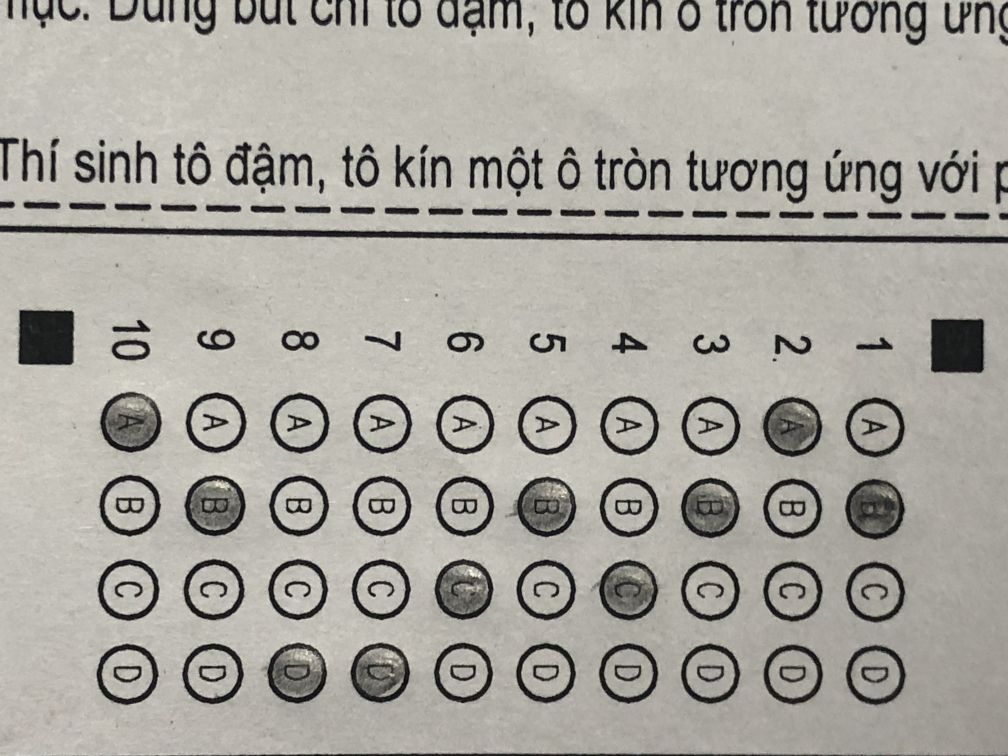
#> input picture IMG_6009.JPG, 4032 x 3024 px (shown at 1/4 size)
$ python contor.py
#> lines starting #> are read from the running program, lines starting #| are printed output that depends on the picture; after the words box and inside, x2 and y2 are one past the last pixel; in counts of white or black regions, pixels touching at a corner belong together
### utils.py
import cv2
import numpy as np


## TO STACK ALL THE IMAGES IN ONE WINDOW
def stackImages(imgArray, scale, lables=[]):
    rows = len(imgArray)
    cols = len(imgArray[0])
    rowsAvailable = isinstance(imgArray[0], list)
    width = imgArray[0][0].shape[1]
    height = imgArray[0][0].shape[0]
    if rowsAvailable:
        for x in range(0, rows):
            for y in range(0, cols):
                imgArray[x][y] = cv2.resize(imgArray[x][y], (0, 0), None, scale, scale)
                if len(imgArray[x][y].shape) == 2: imgArray[x][y] = cv2.cvtColor(imgArray[x][y], cv2.COLOR_GRAY2BGR)
        imageBlank = np.zeros((height, width, 3), np.uint8)
        hor = [imageBlank] * rows
        hor_con = [imageBlank] * rows
        for x in range(0, rows):
            hor[x] = np.hstack(imgArray[x])
            hor_con[x] = np.concatenate(imgArray[x])
        ver = np.vstack(hor)
        ver_con = np.concatenate(hor)
    else:
        for x in range(0, rows):
            imgArray[x] = cv2.resize(imgArray[x], (0, 0), None, scale, scale)
            if len(imgArray[x].shape) == 2: imgArray[x] = cv2.cvtColor(imgArray[x], cv2.COLOR_GRAY2BGR)
        hor = np.hstack(imgArray)
        hor_con = np.concatenate(imgArray)
        ver = hor
    if len(lables) != 0:
        eachImgWidth = int(ver.shape[1] / cols)
        eachImgHeight = int(ver.shape[0] / rows)
        # print(eachImgHeight)
        for d in range(0, rows):
            for c in range(0, cols):
                cv2.rectangle(ver, (c * eachImgWidth, eachImgHeight * d),
                              (c * eachImgWidth + len(lables[d]) * 13 + 27, 30 + eachImgHeight * d), (255, 255, 255),
                              cv2.FILLED)
                cv2.putText(ver, lables[d], (eachImgWidth * c + 10, eachImgHeight * d + 20), cv2.FONT_HERSHEY_COMPLEX,
                            0.7, (255, 0, 255), 2)
    return ver


# [83 lines left out: functions reorder, rectContour, getCornerPoints, splitBoxes, drawGrid, showAnswers, not called in this run]

### contor.py
import cv2
import numpy as np
from utils import stackImages

def getContour(img):
    contours, hierarchy = cv2.findContours(img, cv2.RETR_EXTERNAL, cv2.CHAIN_APPROX_NONE)[-2:]
    for cnt in contours:
        area = cv2.contourArea(cnt)
        # print(area)
        cv2.drawContours(imgContour, cnt, -1, (255, 0, 0), 2)

        if area > 1350:
            cv2.drawContours(imgContour, cnt, -1, (255, 0, 0), 2)
            peri = cv2.arcLength(cnt, True)
            approx = cv2.approxPolyDP(cnt, 0.02*peri, True)
            objCor = len(approx)
            x, y, w, h = cv2.boundingRect(approx)
            if objCor == 4:
                aspRatio = w/float(h)
                if aspRatio >0.95 and aspRatio < 1.05:
                    objType="Rectangle"
            else: objType =''
            cv2.rectangle(imgContour, (x, y), (x+w, y+h), (0, 255, 0), 2)
            cv2.putText(imgContour, objType, (x+(w//2)-10, y+(h//2)-10), cv2.FONT_HERSHEY_COMPLEX, 0.5, (0,0,255), 2)


path = "IMG_6009.JPG"
img = cv2.imread(path)
#> img is the input picture: shape (3024, 4032, 3); mean B, G, R 157.3, 164.5, 167.1
img = cv2.resize(img, (600, 600))
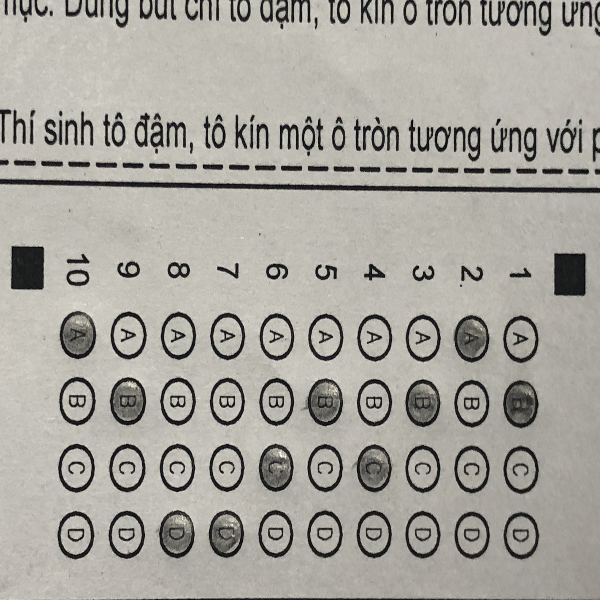
#> img: shape (600, 600, 3); mean B, G, R 157.2, 164.4, 167.1
imgContour = img.copy()

img_gray = cv2.cvtColor(img, cv2.COLOR_BGR2GRAY)
img_luv = cv2.cvtColor(img, cv2.COLOR_BGR2LUV)
#> img_luv: shape (600, 600, 3); mean of channels 0, 1, 2 170, 97.8, 141.9

img_blur = cv2.GaussianBlur(img_gray, (7, 7), 1)
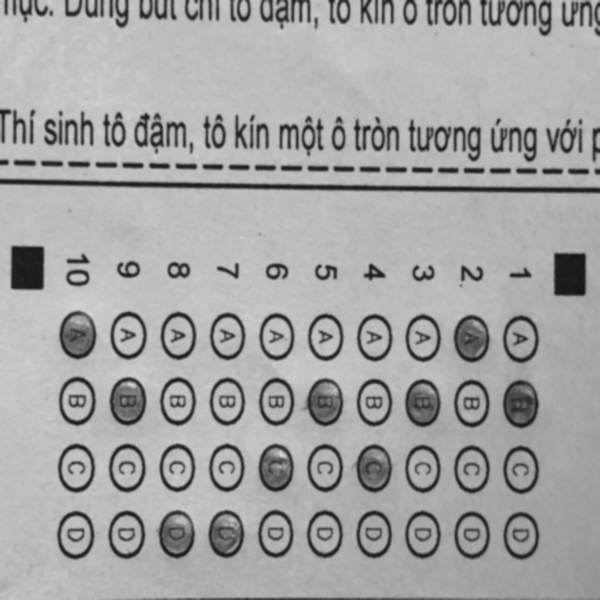
#> img_blur: shape (600, 600); min 22, max 219, mean 164.4
img_canny = cv2.Canny(img_blur, 200, 200)
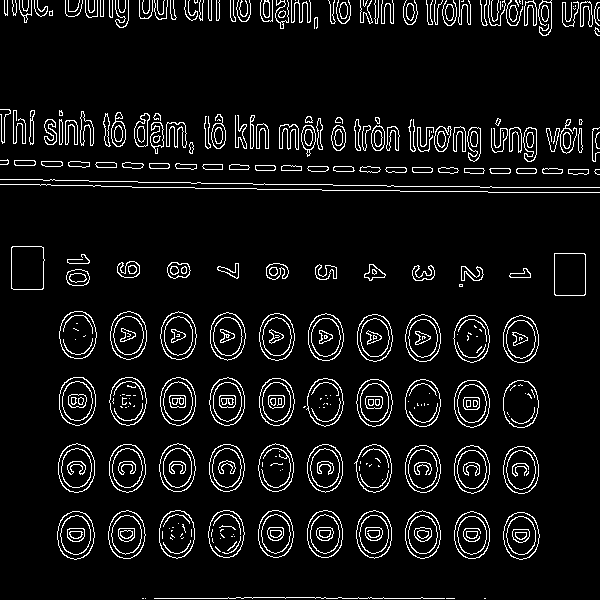
#> img_canny: shape (600, 600); 7% white in thin lines or dots
getContour(img_canny)
#> in getContour, `contours, hierarchy = cv2.findContours(img, cv2.RETR_EXTERNAL, cv2.CHA..`: contours = 208 contours, 90 with area under 20; largest, box (x1, y1, x2, y2) and area: (58, 443, 95, 493) 1416, (59, 377, 96, 426) 1410, (57, 511, 95, 560) 1406, (59, 311, 97, 359) 1394, (109, 444, 146, 493) 1394
#> the loop in getContour, `for cnt in contours:` made 208 passes
#> (area, peri, approx, objCor, x, y, w, h) on pass 60: (1374, 148.5, [[12, 246], [11, 288], [42, 289], [43, 247]], 4, 11, 246, 33, 44)
#> after the loop in getContour, `for cnt in contours:`:
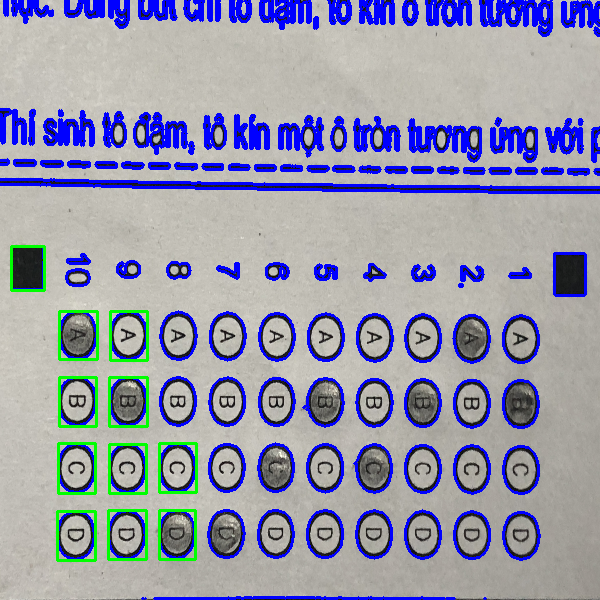
#> imgContour: shape (600, 600, 3); 13.43% of pixels changed, all inside (x1, y1, x2, y2) = (0, 0, 600, 600)

img_black = np.zeros_like(img)
img_stack = stackImages(([img, img_gray, img_blur],
                         [img_canny, imgContour, img_black]), 0.6)
#> after the loop in stackImages, `for x in range(0, rows):`: hor = 2 items
#> in stackImages, `ver = np.vstack(hor)`:
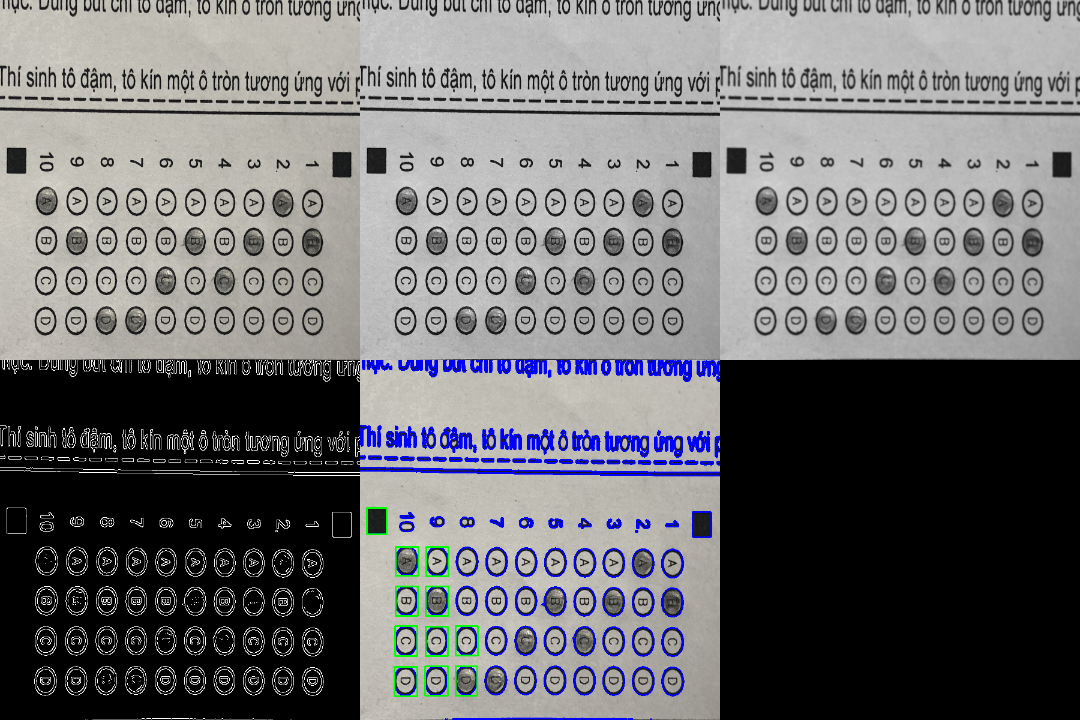
#> ver: shape (720, 1080, 3); mean of channels 0, 1, 2 112.6, 110.5, 110.7; drawn as B, G, R
cv2.imshow("stack image", img_stack)
cv2.waitKey(0)

$ run again, with IMG_6003.JPG copied over IMG_6009.JPG
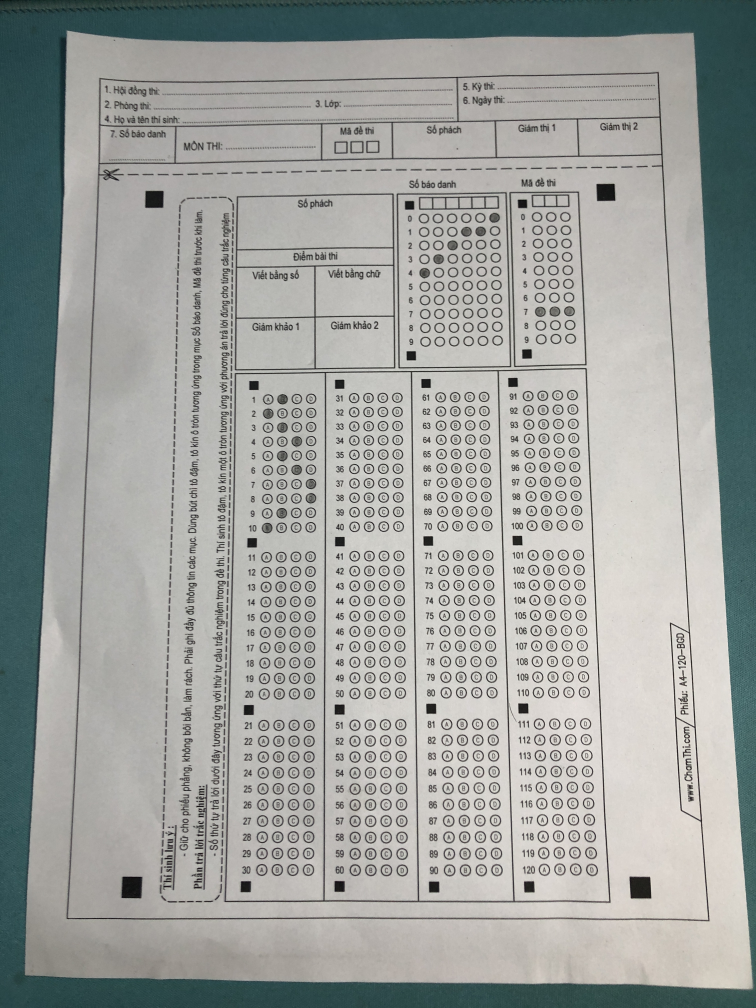
#> input picture IMG_6003.JPG, 3024 x 4032 px (shown at 1/4 size)
#> img is the input picture: shape (4032, 3024, 3); mean B, G, R 157.7, 161, 157.9
#> img: shape (600, 600, 3)
#> img_luv: shape (600, 600, 3); mean of channels 0, 1, 2 166, 95.7, 138.4
#> img_canny: shape (600, 600); 4.4% white in thin lines or dots
#> contours = 3013 contours, 2963 with area under 20; largest, box (x1, y1, x2, y2) and area: (499, 521, 517, 535) 202, (96, 521, 113, 535) 198, (473, 109, 489, 120) 143, (115, 113, 130, 124) 137, (340, 524, 349, 532) 49
#> the loop in getContour, `for cnt in contours:` made 3013 passes
#> area on passes 54 to 56: 47, 49, 46
#> after the loop in getContour, `for cnt in contours:`:
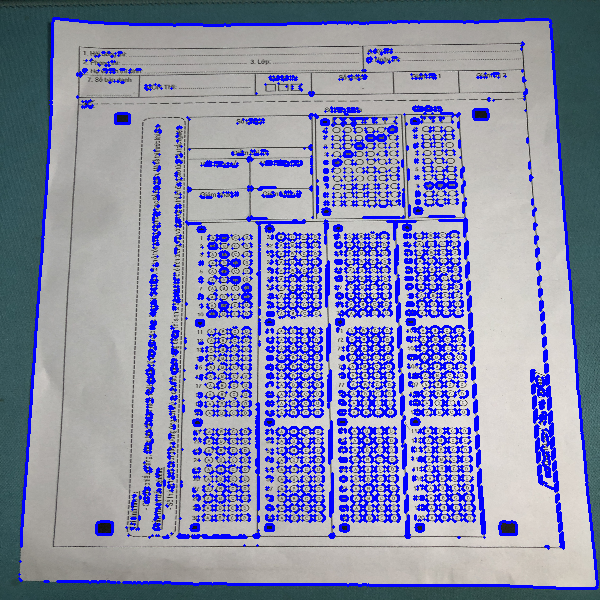
#> imgContour: shape (600, 600, 3); mean B, G, R 171.2, 139.2, 136
#> after the loop in stackImages, `for x in range(0, rows):`: hor = 2 items
#> in stackImages, `ver = np.vstack(hor)`:
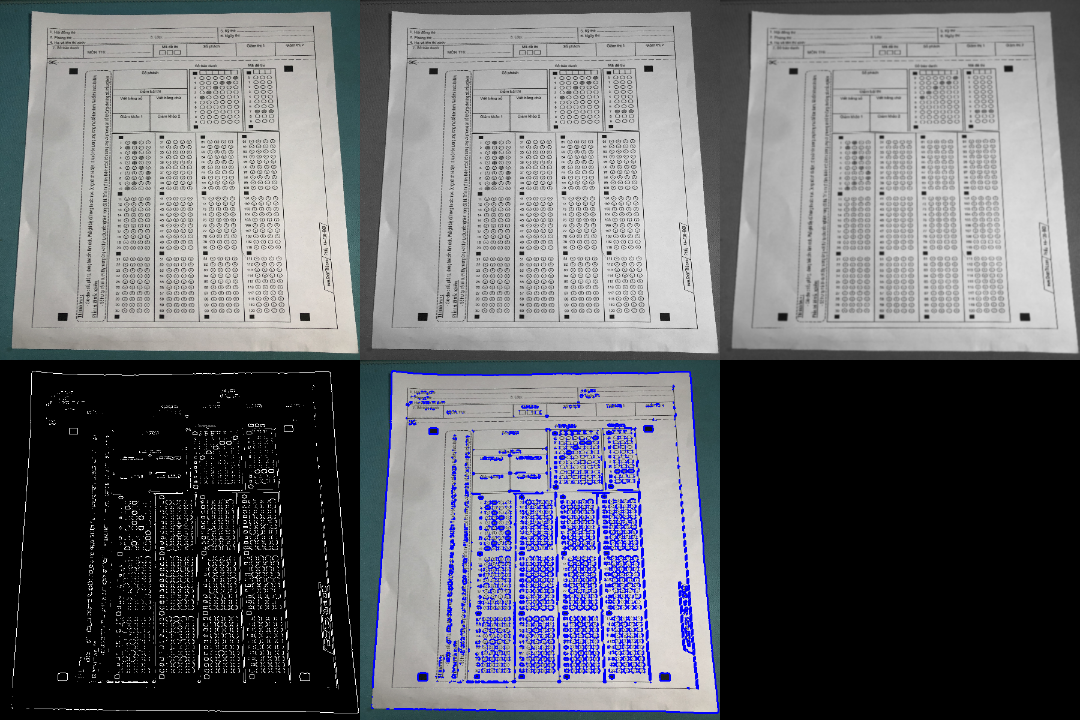
#> ver: shape (720, 1080, 3); mean of channels 0, 1, 2 109.8, 105, 104; drawn as B, G, R

$ run again, with IMG_6004.JPG copied over IMG_6009.JPG
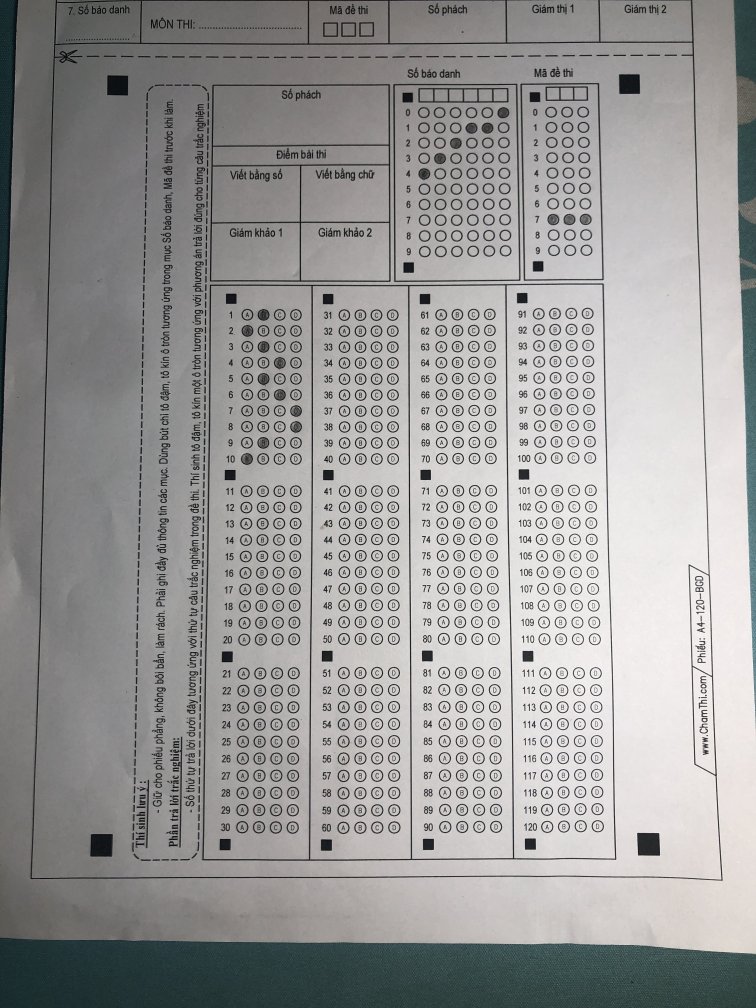
#> input picture IMG_6004.JPG, 3024 x 4032 px (shown at 1/4 size)
#> img is the input picture: shape (4032, 3024, 3); mean B, G, R 152.1, 152.9, 153.3
#> img: shape (600, 600, 3)
#> img_luv: shape (600, 600, 3); mean of channels 0, 1, 2 158.6, 96.7, 137.1
#> img_canny: shape (600, 600); 4.8% white in thin lines or dots
#> contours = 2684 contours, 2630 with area under 20; largest, box (x1, y1, x2, y2) and area: (71, 496, 90, 511) 232, (505, 495, 525, 509) 214, (84, 44, 102, 58) 197, (491, 43, 508, 57) 197, (281, 307, 292, 316) 71
#> the loop in getContour, `for cnt in contours:` made 2684 passes
#> area on passes 31 to 33: 43.5, 52.5, 52
#> after the loop in getContour, `for cnt in contours:`:
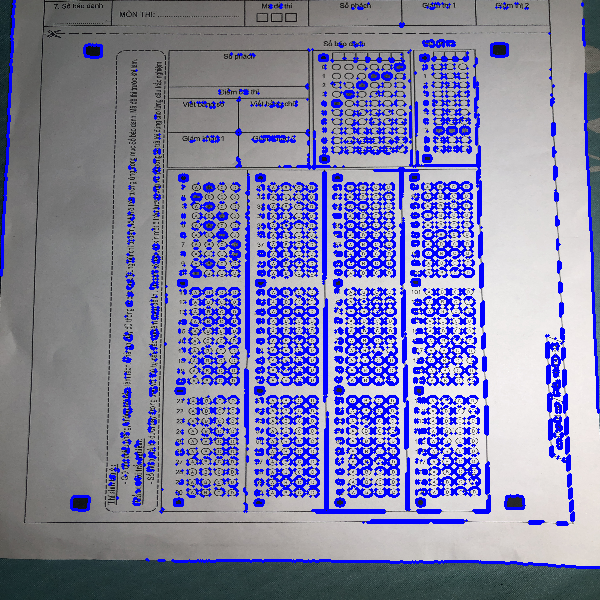
#> imgContour: shape (600, 600, 3); mean B, G, R 165.9, 130, 130.2
#> after the loop in stackImages, `for x in range(0, rows):`: hor = 2 items
#> in stackImages, `ver = np.vstack(hor)`:
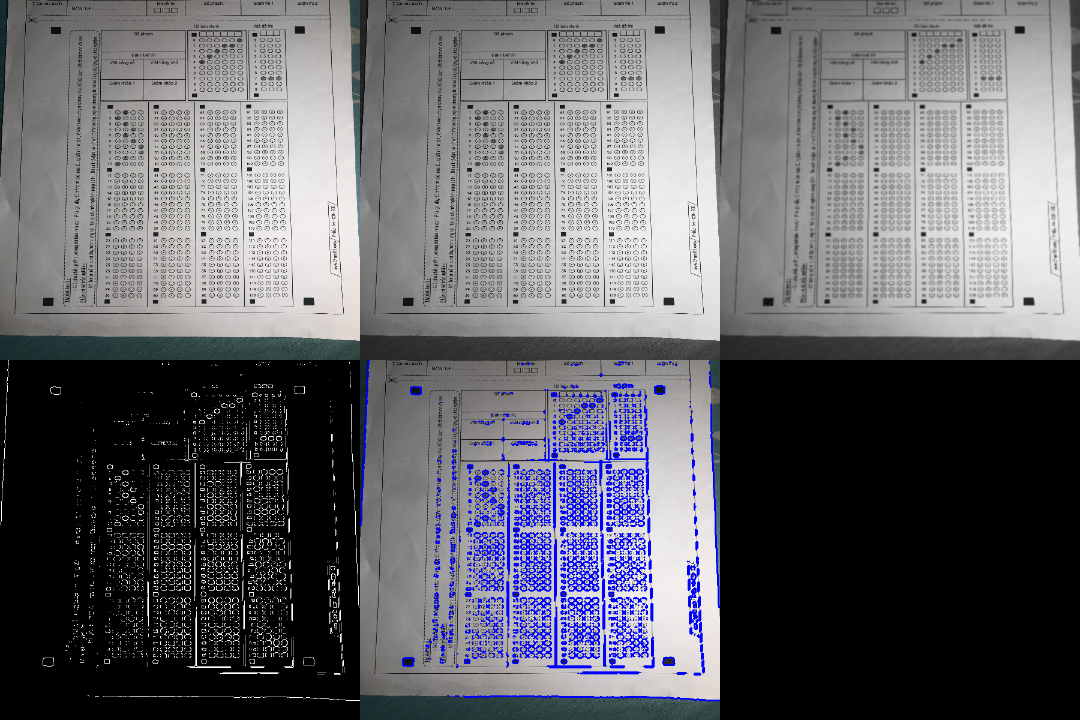
#> ver: shape (720, 1080, 3); mean of channels 0, 1, 2 105.9, 100.1, 100.1; drawn as B, G, R
